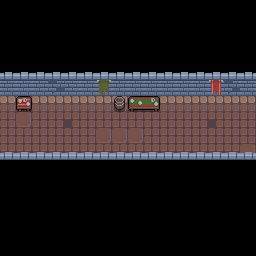

Below is a game level as drawn by its tile map, then a one-line description and the .tmx file that defines it, in full:
An orthogonal 16x16 tile map with 16x16 px tiles, 4 tile layers (Background, Midground, Trigger, Foreground), 3 tilesets and 9 objects (5x Goblin, 3x Torch, Chest).

<map version="1.2" tiledversion="1.3.4" orientation="orthogonal" renderorder="right-down" width="16" height="16" tilewidth="16" tileheight="16" infinite="0" nextlayerid="7" nextobjectid="10">
 <editorsettings>
  <export target="../assets/maps/straight/180/0.json" format="json" />
 </editorsettings>
 <tileset firstgid="1" name="tilemap" tilewidth="16" tileheight="16" tilecount="72" columns="9">
  <image source="../assets/tilemap.png" width="144" height="128" />
 </tileset>
 <tileset firstgid="73" name="sprite" tilewidth="16" tileheight="16" tilecount="252" columns="28">
  <image source="../assets/spritesheet.png" width="448" height="144" />
 </tileset>
 <tileset firstgid="325" source="sprite.tsx" />
 <layer id="2" name="Background" width="16" height="16">
  <data encoding="csv">
0,0,0,0,0,0,0,0,0,0,0,0,0,0,0,0,
0,0,0,0,0,0,0,0,0,0,0,0,0,0,0,0,
0,0,0,0,0,0,0,0,0,0,0,0,0,0,0,0,
0,0,0,0,0,0,0,0,0,0,0,0,0,0,0,0,
0,0,0,0,0,0,0,0,0,0,0,0,0,0,0,0,
43,43,43,52,44,43,43,43,43,43,43,43,43,43,52,43,
17,17,17,17,17,17,17,17,17,17,17,17,17,17,17,17,
12,13,12,12,21,12,12,12,12,12,12,12,12,21,12,12,
12,12,12,12,12,12,13,13,13,12,12,12,12,12,12,12,
12,12,12,12,12,12,12,12,12,12,12,12,12,12,12,13,
0,0,0,0,0,0,0,0,0,0,0,0,0,0,0,0,
0,0,0,0,0,0,0,0,0,0,0,0,0,0,0,0,
0,0,0,0,0,0,0,0,0,0,0,0,0,0,0,0,
0,0,0,0,0,0,0,0,0,0,0,0,0,0,0,0,
0,0,0,0,0,0,0,0,0,0,0,0,0,0,0,0,
0,0,0,0,0,0,0,0,0,0,0,0,0,0,0,0
</data>
 </layer>
 <layer id="3" name="Midground" width="16" height="16">
  <data encoding="csv">
0,0,0,0,0,0,0,0,0,0,0,0,0,0,0,0,
0,0,0,0,0,0,0,0,0,0,0,0,0,0,0,0,
0,0,0,0,0,0,0,0,0,0,0,0,0,0,0,0,
0,0,0,0,0,0,0,0,0,0,0,0,0,0,0,0,
37,37,37,37,37,37,37,37,37,37,37,37,37,37,37,37,
0,0,0,0,0,0,4,0,0,0,0,0,0,5,0,0,
0,15,0,0,0,0,0,2,10,11,0,0,0,0,0,0,
0,0,0,0,0,0,0,0,0,0,0,0,0,0,0,0,
0,0,0,0,0,0,0,0,0,0,0,0,0,0,0,0,
0,0,0,0,0,0,0,0,0,0,0,0,0,0,0,0,
37,37,37,37,37,37,37,37,37,37,37,37,37,37,37,37,
0,0,0,0,0,0,0,0,0,0,0,0,0,0,0,0,
0,0,0,0,0,0,0,0,0,0,0,0,0,0,0,0,
0,0,0,0,0,0,0,0,0,0,0,0,0,0,0,0,
0,0,0,0,0,0,0,0,0,0,0,0,0,0,0,0,
0,0,0,0,0,0,0,0,0,0,0,0,0,0,0,0
</data>
 </layer>
 <layer id="6" name="Trigger" width="16" height="16">
  <data encoding="csv">
0,0,0,0,0,0,0,0,0,0,0,0,0,0,0,0,
0,0,0,0,0,0,0,0,0,0,0,0,0,0,0,0,
0,0,0,0,0,0,0,0,0,0,0,0,0,0,0,0,
0,0,0,0,0,0,0,0,0,0,0,0,0,0,0,0,
0,0,0,0,0,0,0,0,0,0,0,0,0,0,0,0,
0,0,0,0,0,0,0,0,0,0,0,0,0,0,0,0,
37,0,0,0,0,0,0,0,0,0,0,0,0,0,0,37,
37,0,0,0,0,0,0,0,0,0,0,0,0,0,0,37,
37,0,0,0,0,0,0,0,0,0,0,0,0,0,0,37,
37,0,0,0,0,0,0,0,0,0,0,0,0,0,0,37,
0,0,0,0,0,0,0,0,0,0,0,0,0,0,0,0,
0,0,0,0,0,0,0,0,0,0,0,0,0,0,0,0,
0,0,0,0,0,0,0,0,0,0,0,0,0,0,0,0,
0,0,0,0,0,0,0,0,0,0,0,0,0,0,0,0,
0,0,0,0,0,0,0,0,0,0,0,0,0,0,0,0,
0,0,0,0,0,0,0,0,0,0,0,0,0,0,0,0
</data>
 </layer>
 <objectgroup id="4" name="Sprites">
  <object id="1" name="Torch" gid="415" x="14.0587" y="96.8309" width="16" height="16" />
  <object id="2" name="Torch" gid="415" x="109.746" y="95.3405" width="16" height="16" />
  <object id="3" name="Torch" gid="415" x="231.367" y="95.9367" width="16" height="16" />
  <object id="4" name="Goblin" gid="353" x="14.6549" y="109.649" width="16" height="16" />
  <object id="5" name="Goblin" gid="353" x="128.227" y="107.86" width="16" height="16" />
  <object id="6" name="Goblin" gid="353" x="145.815" y="109.053" width="16" height="16" />
  <object id="7" name="Goblin" gid="353" x="50.7238" y="135.583" width="16" height="16" />
  <object id="8" name="Goblin" gid="353" x="196.49" y="143.631" width="16" height="16" />
  <object id="9" name="Chest" gid="359" x="55.4932" y="105.774" width="16" height="16" />
 </objectgroup>
 <layer id="5" name="Foreground" width="16" height="16">
  <data encoding="csv">
0,0,0,0,0,0,0,0,0,0,0,0,0,0,0,0,
0,0,0,0,0,0,0,0,0,0,0,0,0,0,0,0,
0,0,0,0,0,0,0,0,0,0,0,0,0,0,0,0,
0,0,0,0,0,0,0,0,0,0,0,0,0,0,0,0,
66,66,66,66,66,66,66,66,66,66,66,66,66,66,66,66,
0,0,0,0,0,0,0,0,0,0,0,0,0,0,0,0,
0,0,0,0,0,0,0,0,0,0,0,0,0,0,0,0,
0,0,0,0,0,0,0,0,0,0,0,0,0,0,0,0,
0,0,0,0,0,0,0,0,0,0,0,0,0,0,0,0,
66,66,66,66,66,66,66,66,66,66,66,66,66,66,66,66,
0,0,0,0,0,0,0,0,0,0,0,0,0,0,0,0,
0,0,0,0,0,0,0,0,0,0,0,0,0,0,0,0,
0,0,0,0,0,0,0,0,0,0,0,0,0,0,0,0,
0,0,0,0,0,0,0,0,0,0,0,0,0,0,0,0,
0,0,0,0,0,0,0,0,0,0,0,0,0,0,0,0,
0,0,0,0,0,0,0,0,0,0,0,0,0,0,0,0
</data>
 </layer>
</map>
